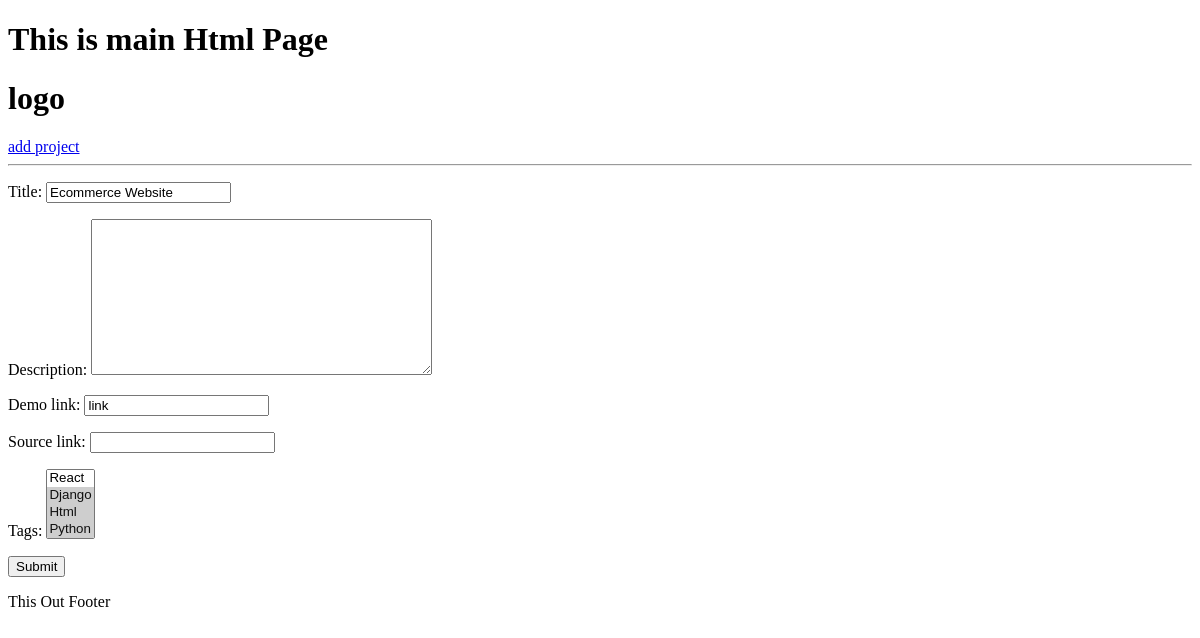
/update/87688eff-166d-4440-8c1a-c57045592f80, run on an earlier commit of the app's database.
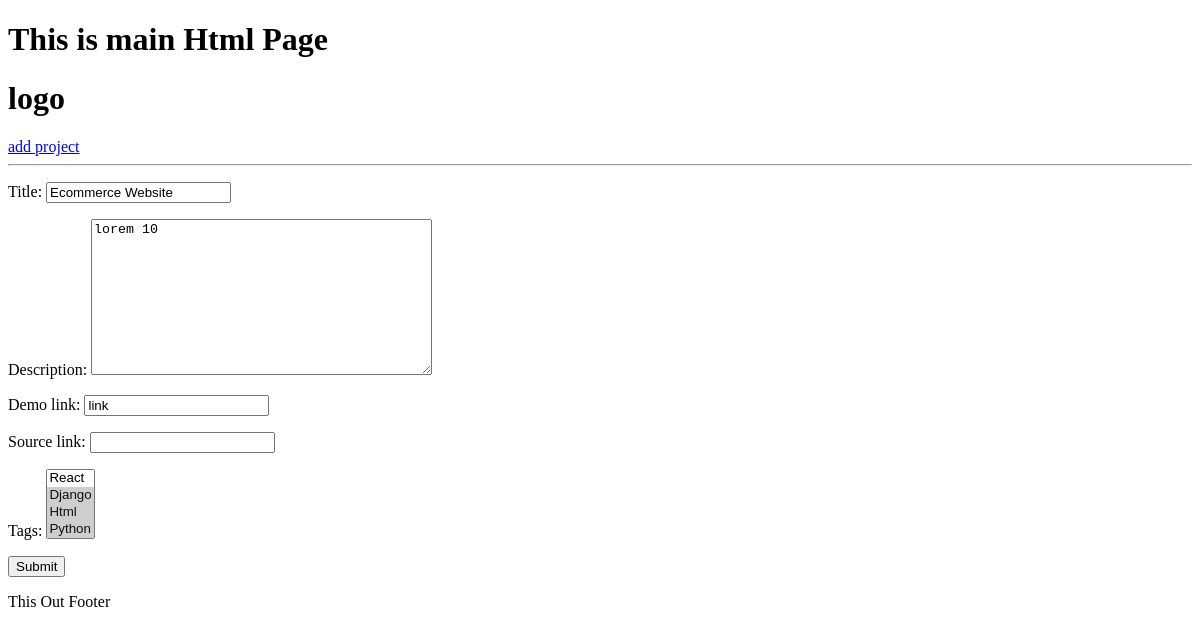
And on a later commit of the database.
### projects/models.py (models this page shows, shortened)
class project(models.Model):
    title = models.CharField(max_length=100)
    description = models.TextField(null=True, blank=True)
    demo_link = models.CharField(max_length=2000)
    source_link = models.CharField(max_length=2000,blank=True,null=True)
    tags = models.ManyToManyField('Tag', blank=True)
    vote_total =  models.IntegerField(default=0,null=True,blank=True)
    vote_ratio =  models.IntegerField(default=0,null=True,blank=True)
    created = models.DateTimeField(auto_now_add=True)
    id = models.UUIDField(default=uuid.uuid4,unique=True,primary_key=True,editable=False)

### projects/views.py (the view)
# urls.py: path('update/<str:pk>', views.update_project,name='updateproject'),
def update_project(request, pk):
    prt = project.objects.get(id=pk)
    form = ProjectForm(instance = prt)
    if request.method == 'POST':
        form = ProjectForm(request.POST, instance=prt)
        if form.is_valid():
            form.save()
            return redirect('projects')
    context = {'form':form}
    return render(request, 'projects/project_form.html',context)

### projects/form.py
class ProjectForm(ModelForm):
    class Meta:
        model = project
        fields = ['title','description','demo_link','source_link','tags']

### projects/models.py (called while the page is built)
    def __str__(self):
        return self.name

### projects/templates/projects/project_form.html (shortened to what this page needs)
{% extends "main.html" %}
{% block content %}
<form action="" method = "POST">
    {{form.as_p}}
    <input type="submit">
</form>
{% endblock content %}

What changed in the data, as far as the page shows it:
changed project "Ecommerce Website": description (not shown) → "lorem 10"
